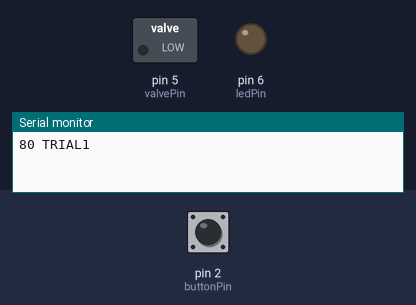
The sketch below on a simulated Arduino Uno, built with avr-gcc and run on an emulated ATmega328P. On the bench: switched loads named in the sketch (green lamp = pin HIGH), output pins drawn as LEDs (lit = HIGH), the last lines printed to the serial monitor. The inputs (shaded band) are chosen by the test bench; at power-on: pin 2 (buttonPin) LOW.

Above: at 1.2 s.
1.3 s: pin 2 (buttonPin) pulled HIGH for 0.15 s
At 1.39 s:
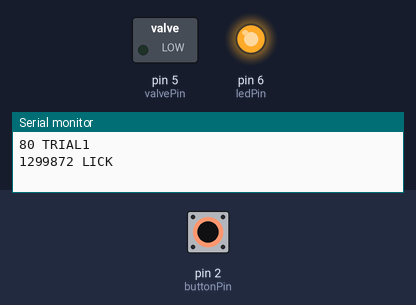
5.9 s: pin 2 (buttonPin) pulled HIGH for 3.2 s
At 10.2 s:
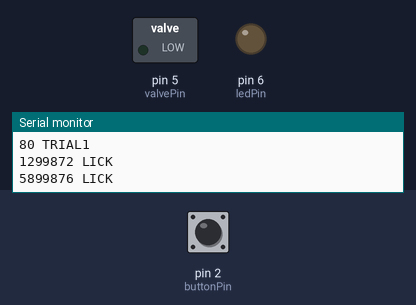
Timing chart, 0 to 11.7 s (numbered marks = the images above; inputs shaded):
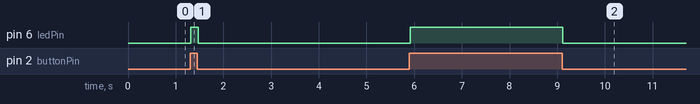

The sketch:

go-nogo_licks_back.ino
```cpp
// set pin numbers:
const int buttonPin = 2;            // lickport pin
const int audioPin = 3;             // audio monitor pin
const int ledPin = 6;               // LED pin for lick indicator
const int valvePin = 5;             // water valve pin

// state variables:
int ledState = LOW;                 // lick indicator state
int lickState;                      // lickport state
int lastLickState = LOW;            // previous lickport state
int valveState = LOW;               // state of the water valve
int taskState = 0;                  // current task state
int stimState = LOW;                // state of stimulus
int rewardState = LOW;
int timeoutState = LOW;
int winState = LOW;

// other:
int lickOn = 0;
int lickCnt = 0;
int trialType;
int trialCnt = 1;

// time variables:
unsigned long t;                    // master time variable in us
unsigned long lastDebounceTime = 0; // last debounce time in us
unsigned long debounceDelay = 20000;// debounce period in us
unsigned long lickTime = 0;         // lick timestamp in us
unsigned long respWinEnd;
unsigned long rewardEnd;
unsigned long timeoutEnd;
unsigned long respWin = 1500000;
unsigned long rewardDur = 50000;
unsigned long timeoutDur = 7000000;
long holdTime = 2000;               // hold time in ms


void setup() {
  pinMode(buttonPin, INPUT);
  pinMode(audioPin, INPUT);
  pinMode(ledPin, OUTPUT);
  pinMode(valvePin, OUTPUT);

  // set states for indicator and valve
  digitalWrite(ledPin, ledState);
  digitalWrite(valvePin, valveState);

  // setup serial port
  Serial.begin(9600);
  Serial.flush();
  Serial.print(micros());
  Serial.print(" TRIAL");
  Serial.println(trialCnt);

  // seed random number generator
  randomSeed(analogRead(0));
}

void loop() {
  checkLick();


  switch (taskState) {

    // GET TRIAL TYPE
    case 0: {
        if (Serial.available() > 0) {
          trialType = Serial.read();
          Serial.print(micros());
          Serial.print(" TT");
          Serial.println(trialType);
          taskState = 1;
        }
        break;
      }


    // HOLD FOR NO LICKS
    case 1: {
        // start the wait timer
        long t0 = millis();
        while ((millis() - t0) < holdTime) {
          checkLick();
          // if there is a lick...
          if (lickState == HIGH) {
            // reset the timer
            t0 = millis();
          }
        }

        // let matlab know that the mouse is ready
        t = micros();
        Serial.print(t);
        Serial.println(" TON");

        // next state
        taskState = 2;
        break;
      }


    // WAIT FOR AUDIO START
    case 2: {
        // check the soundcard input for trial start
        stimState = digitalRead(audioPin);

        if (stimState == HIGH) {
          t = micros();
          Serial.print(t);
          Serial.println(" STIMON");
          delay(10); // delay to let signal go down again
          taskState = 3;
        }
        break;
      }


    // WAIT FOR RESPONSE WINDOW
    case 3: {
        // check the soundcard input for stim offset
        stimState = digitalRead(audioPin);

        if (stimState == HIGH) {
          t = micros();
          respWinEnd = t + respWin;
          Serial.print(t);
          Serial.println(" STIMOFF");
          lickTime = 0;
          winState = LOW;
          taskState = 4;
        }
        break;
      }


    // RESPONSE LOGIC
    case 4: {
        if (lickTime > 0) {
          // if the most recent lick was in the window
          if (lickTime > t & lickTime < respWinEnd) {
            // and it was a signal trial
            if (trialType == 49) {
              // deliver reward
              taskState = 5;
            }
            // and it was a noise trial
            else {
              // timeout
              taskState = 6;
            }
          }
        }
        // otherwise, if there were no licks during the window
        if (micros() > respWinEnd) {
          Serial.print(respWinEnd);
          Serial.println(" RESPOFF");
          winState = HIGH;
          if (trialType == 49) {
            Serial.print(micros());
            Serial.println (" MISS");
          }
          else {
            Serial.print(micros());
            Serial.println(" CORRECTREJECT");
          }
          // go to beginning
          taskState = 7;
        }
        break;
      }


    // REWARD
    case 5: {
        // mark response window end
        if (winState == LOW) {
          if (micros() > respWinEnd) {
            Serial.print(respWinEnd);
            Serial.println(" RESPOFF");
            winState = HIGH;
          }
        }
        // set reward pin to high
        if (rewardState == LOW) {
          // turn on pin and timer
          digitalWrite(valvePin, HIGH);
          t = micros();
          Serial.print(t);
          Serial.println(" REWARDON");
          rewardEnd = t + rewardDur;
          rewardState = HIGH;
        }
        // when time runs out, turn it off
        if (micros() > rewardEnd) {
          digitalWrite(valvePin, LOW);
          Serial.print(micros());
          Serial.println(" REWARDOFF");
          rewardState = LOW;
          taskState = 7;
        }
        break;
      }

    // TIMEOUT
    case 6: {
        // mark response window end
        if (winState == LOW) {
          if (micros() > respWinEnd) {
            Serial.print(respWinEnd);
            Serial.println(" RESPOFF");
            winState = HIGH;
          }
        }
        // initialize timeout
        if (timeoutState == LOW) {
          t = micros();
          timeoutEnd = t + timeoutDur;
          Serial.print(t);
          Serial.println(" TOSTART");
          timeoutState = HIGH;
        }
        // during timeout
        if (timeoutState == HIGH) {
          // if there is a lick
          if (lickTime > t) {
            // reset the timeout
            t = micros();
            timeoutEnd = t + timeoutDur;
            Serial.print(t);
            Serial.println(" TOSTART");
          }
          // if the timer expires
          if (micros() >= timeoutEnd) {
            // switch states
            Serial.print(micros());
            Serial.println(" TOEND");
            taskState = 7;
          }
        }
        break;
      }


    // TRIAL END
    case 7: {
        // Wait for response window to end
        if (winState == LOW) {
          if (micros() > respWinEnd) {
            Serial.print(respWinEnd);
            Serial.println(" RESPOFF");
            winState = HIGH;
          }
        }
        if (winState == HIGH) {
          // Mark trial end
          Serial.print(micros());
          Serial.println(" TOFF");
          trialCnt++;
          Serial.print(micros());
          Serial.print(" TRIAL");
          Serial.println(trialCnt);

          //          // Set random ITI
          //          long randNumber = random(0, 500);
          //          long ITI = randNumber + 2000;
          //          delay(ITI);

          // flush the newline from matlab input for previous trial
          if (Serial.available() > 0) {
            Serial.read();
          }
          taskState = 0;
        }
        break;
      }
  }
}


void checkLick() {
  // read the state of the switch into a local variable:
  int reading = digitalRead(buttonPin);

  // check to see if you just pressed the button
  // (i.e. the input went from LOW to HIGH),  and you've waited
  // long enough since the last press to ignore any noise:

  // If the switch changed, due to noise or pressing:
  if (reading != lastLickState) {
    // reset the debouncing timer
    lastDebounceTime = micros();
  }

  if ((micros() - lastDebounceTime) > debounceDelay) {
    // whatever the reading is at, it's been there for longer
    // than the debounce delay, so take it as the actual current state:

    // if the button state has changed:
    if (reading != lickState) {
      lickState = reading;

      // get timestamp for lick start
      if (lickState == HIGH) {
        lickTime = lastDebounceTime;
        Serial.print(lickTime);
        Serial.println(" LICK");
      }

      // only toggle the LED if the new button state is HIGH
      ledState = lickState;
    }
  }

  // set the LED:
  digitalWrite(ledPin, ledState);

  // save the reading.  Next time through the loop,
  // it'll be the lastLickState:
  lastLickState = reading;
}
```

Measured:
- after the input at 1.3 s, pin 6 (ledPin): LOW → HIGH at once, → LOW 0.15 s later
- after the input at 5.9 s, pin 6 (ledPin): LOW → HIGH at once, → LOW 3.2 s later
